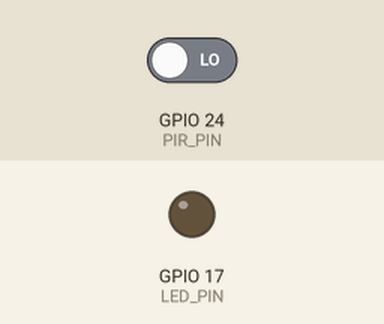
Simulated run of this program. Board: Raspberry Pi (BCM pin numbers). On the bench: output pins drawn as LEDs (lit = HIGH). Inputs (shaded band) come from the test bench; at power-on: GPIO 24 (PIR_PIN) LOW.

Above: at 1.2 s.
1.3 s: GPIO 24 (PIR_PIN) driven HIGH
At 2.1 s:
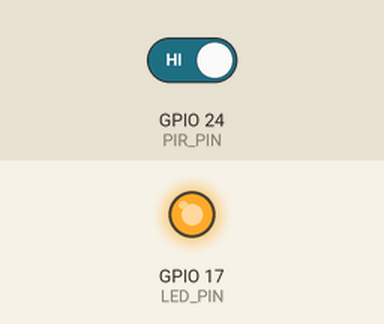
2.8 s: GPIO 24 (PIR_PIN) driven LOW
At 3.2 s:
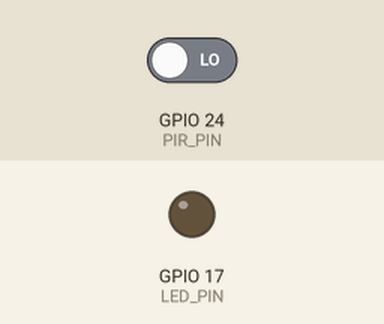
Timing chart, 0 to 5.8 s (numbered marks = the images above; inputs shaded):
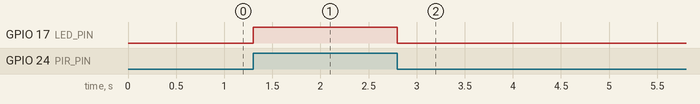

Measured:
- after the input at 1.3 s, GPIO 17 (LED_PIN): LOW → HIGH at once
- after the input at 2.8 s, GPIO 17 (LED_PIN): HIGH → LOW at once

The program:

motion-sensor_sample.py
```python
import RPi.GPIO as GPIO
import time

PIR_PIN = 24
LED_PIN = 17

GPIO.setmode(GPIO.BCM)
GPIO.setup(PIR_PIN, GPIO.IN, pull_up_down=GPIO.PUD_OFF)
GPIO.setup(LED_PIN, GPIO.OUT)

try:
    while True:
        if GPIO.input(PIR_PIN) == GPIO.HIGH:
            GPIO.output(LED_PIN, GPIO.HIGH)
        else:
            GPIO.output(LED_PIN, GPIO.LOW)

        time.sleep(0.1)
except KeyboardInterrupt:
    pass

GPIO.cleanup()
```
